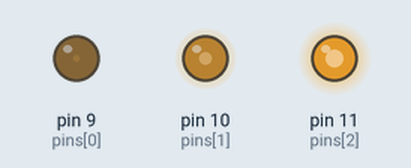
The sketch below on a simulated Arduino Uno, built with avr-gcc and run on an emulated ATmega328P. Parts: output pins drawn as LEDs (lit = HIGH). What the sketch prints to the serial monitor is not drawn.

Above: at 0.05 s.
At 0.4 s:
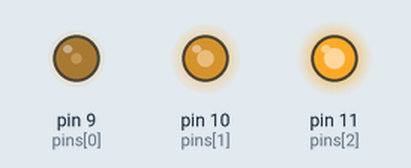
At 0.8 s:
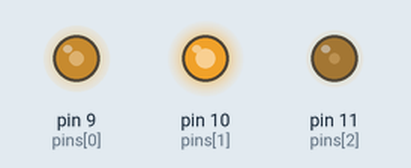
At 1.2 s:
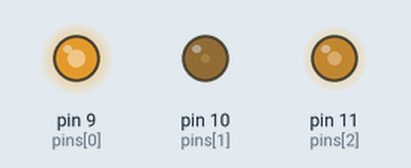
At 1.6 s:
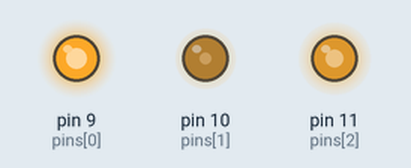
Timing chart, 0 to 3.9 s (numbered marks = the images above):
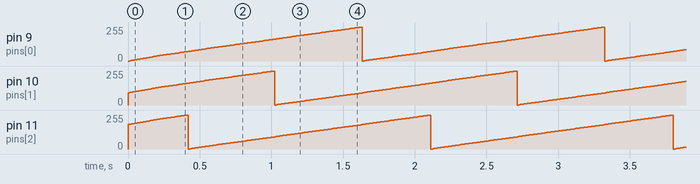

The sketch:

EX_15_03.ino
```cpp
int pins[] = {9, 10, 11};    // LED 연결 핀
int brightness = 0;
const int GAP = 256 * 0.36;

void setup() {
  Serial.begin(9600);
}

void loop() {
  for(int i = 0; i < 3; i++){
    int temp = (brightness + GAP * i) % 256;
    analogWrite(pins[i], temp);
    Serial.print(String(temp) + " ");
  }
  Serial.println();

  brightness = (brightness + 2) % 256;

  delay(10);
}
```

Measured:
- by itself, pin 9 (pins[0]), pin 10 (pins[1]), pin 11 (pins[2]): ramps from 0/255 to 254/255 and jumps back, once every 1.7 s
